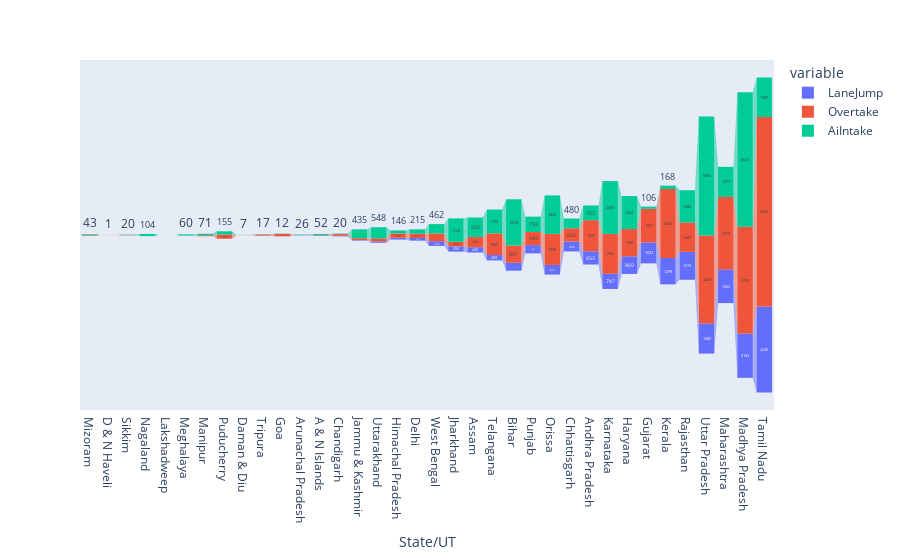

The notebook cell saved with this chart:
### Code cell
px.funnel(driver_response.sort_values('LaneJump'), x='State/UT', y=['LaneJump','Overtake','AiIntake'])

### Figure 1 — Plotly figure (JSON) as saved in the notebook; plotly's stock layout.template omitted (floating-point values rounded to 4 significant figures)
{"data": [{"hovertemplate": "variable=LaneJump<br>State/UT=%{x}<br>value=%{y}<extra></extra>", "legendgroup": "LaneJump", "marker": {"color": "#636efa"}, "name": "LaneJump", "orientation": "v", "showlegend": true, "type": "funnel", "x": ["Mizoram", "D & N Haveli", "Sikkim", "Nagaland", "Lakshadweep", "Meghalaya", "Manipur", "Puducherry", "Daman & Diu", "Tripura", "Goa", "Arunachal Pradesh", "A & N Islands", "Chandigarh", "Jammu & Kashmir", "Uttarakhand", "Himachal Pradesh", "Delhi", "West Bengal", "Jharkhand", "Assam", "Telangana", "Bihar", "Punjab", "Orissa", "Chhattisgarh", "Andhra Pradesh", "Karnataka", "Haryana", "Gujarat", "Kerala", "Rajasthan", "Uttar Pradesh", "Maharashtra", "Madhya Pradesh", "Tamil Nadu"], "xaxis": "x", "y": [0, 0, 0, 0, 0, 0, 0, 0, 2, 7, 8, 11, 20, 30, 31, 69, 88, 129, 232, 259, 260, 269, 392, 405, 474, 488, 653, 747, 869, 1032, 1299, 1374, 1485, 1662, 2183, 4236], "yaxis": "y"}, {"hovertemplate": "variable=Overtake<br>State/UT=%{x}<br>value=%{y}<extra></extra>", "legendgroup": "Overtake", "marker": {"color": "#EF553B"}, "name": "Overtake", "orientation": "v", "showlegend": true, "type": "funnel", "x": ["Mizoram", "D & N Haveli", "Sikkim", "Nagaland", "Lakshadweep", "Meghalaya", "Manipur", "Puducherry", "Daman & Diu", "Tripura", "Goa", "Arunachal Pradesh", "A & N Islands", "Chandigarh", "Jammu & Kashmir", "Uttarakhand", "Himachal Pradesh", "Delhi", "West Bengal", "Jharkhand", "Assam", "Telangana", "Bihar", "Punjab", "Orissa", "Chhattisgarh", "Andhra Pradesh", "Karnataka", "Haryana", "Gujarat", "Kerala", "Rajasthan", "Uttar Pradesh", "Maharashtra", "Madhya Pradesh", "Tamil Nadu"], "xaxis": "x", "y": [30, 5, 17, 0, 0, 0, 46, 207, 4, 56, 113, 8, 22, 83, 85, 147, 216, 211, 379, 223, 500, 1065, 851, 645, 1530, 655, 1531, 1963, 1340, 1657, 3392, 1447, 4329, 3570, 5256, 9326], "yaxis": "y"}, {"hovertemplate": "variable=AiIntake<br>State/UT=%{x}<br>value=%{y}<extra></extra>", "legendgroup": "AiIntake", "marker": {"color": "#00cc96"}, "name": "AiIntake", "orientation": "v", "showlegend": true, "type": "funnel", "x": ["Mizoram", "D & N Haveli", "Sikkim", "Nagaland", "Lakshadweep", "Meghalaya", "Manipur", "Puducherry", "Daman & Diu", "Tripura", "Goa", "Arunachal Pradesh", "A & N Islands", "Chandigarh", "Jammu & Kashmir", "Uttarakhand", "Himachal Pradesh", "Delhi", "West Bengal", "Jharkhand", "Assam", "Telangana", "Bihar", "Punjab", "Orissa", "Chhattisgarh", "Andhra Pradesh", "Karnataka", "Haryana", "Gujarat", "Kerala", "Rajasthan", "Uttar Pradesh", "Maharashtra", "Madhya Pradesh", "Tamil Nadu"], "xaxis": "x", "y": [43, 1, 20, 104, 0, 60, 71, 155, 7, 17, 12, 26, 52, 20, 435, 548, 146, 215, 462, 1154, 965, 1170, 2273, 759, 1892, 480, 722, 2603, 1624, 106, 168, 1588, 5865, 1477, 6623, 1947], "yaxis": "y"}], "layout": {"legend": {"title": {"text": "variable"}, "tracegroupgap": 0}, "margin": {"t": 60}, "xaxis": {"anchor": "y", "domain": [0, 1], "title": {"text": "State/UT"}}, "yaxis": {"anchor": "x", "domain": [0, 1], "title": {"text": "value"}}}}
